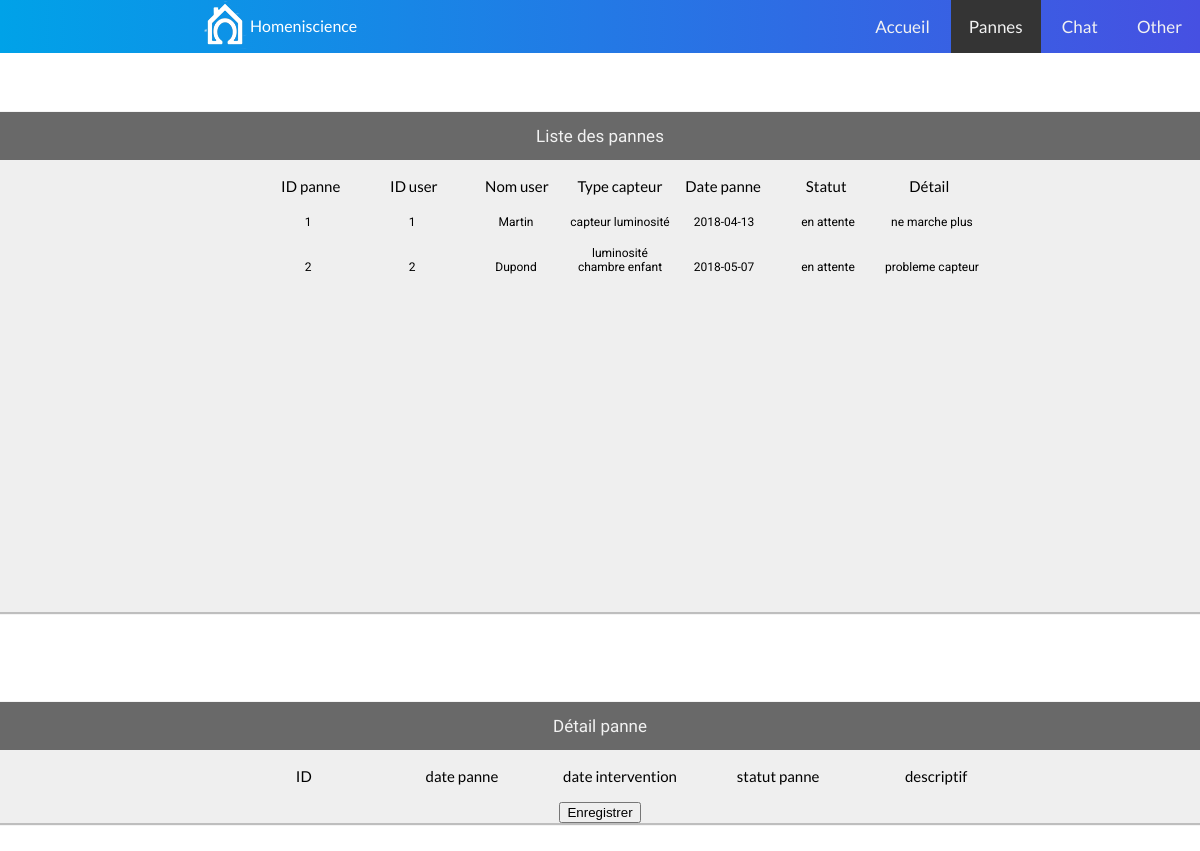
Before: /page/support/panne/index.php with the older database file.
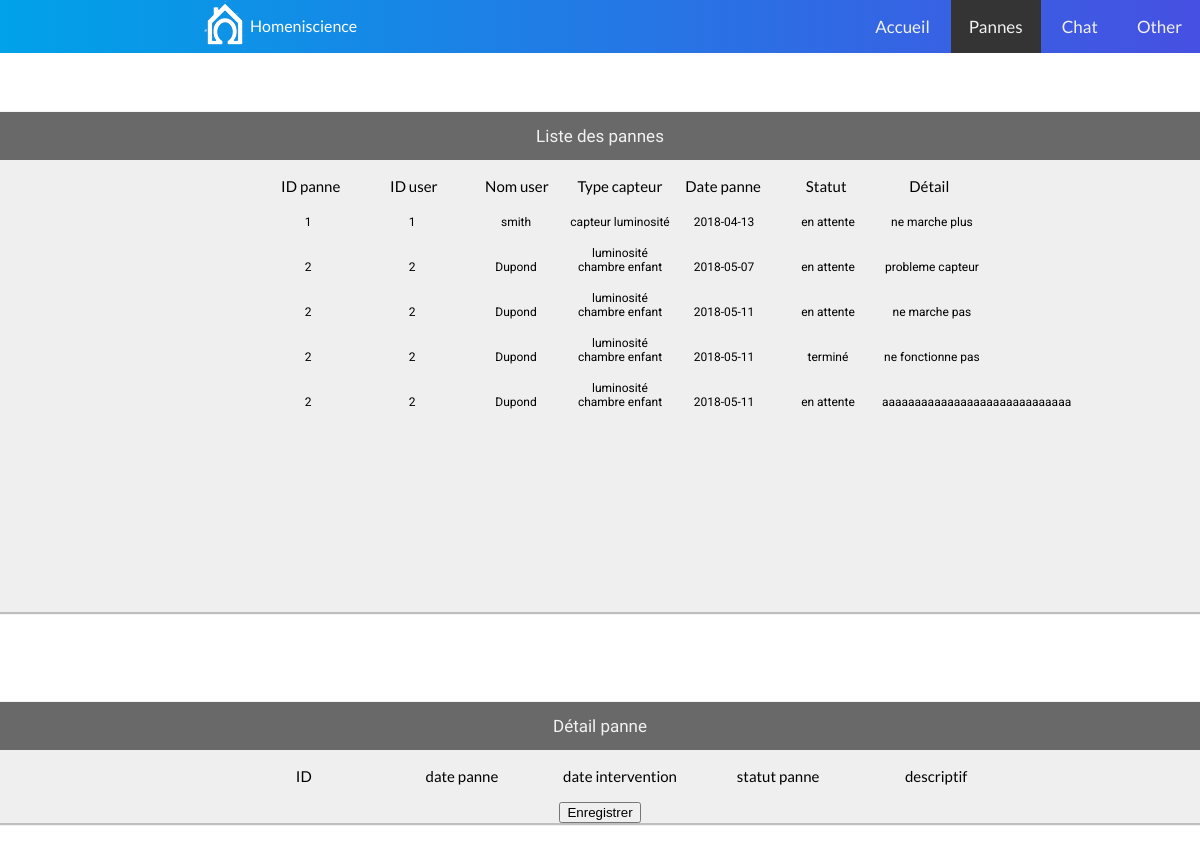
After: the same page with the newer database file.
### tables this page shows
CREATE TABLE `panne` (
  `ID` int(11) NOT NULL,
  `ID_equipement` int(11) NOT NULL,
  `ID_type_statut` int(11) NOT NULL,
  `date_panne` date NOT NULL,
  `date_intervention` date NOT NULL,
  `descriptif_panne` varchar(8000) NOT NULL
);

CREATE TABLE `utilisateur` (
  `ID` int(11) NOT NULL,
  `ID_domicile` int(11) NOT NULL,
  `email` varchar(50) NOT NULL,
  `mot_de_passe` varchar(60) NOT NULL,
  `nom` varchar(50) NOT NULL,
  `prenom` varchar(50) NOT NULL,
  `adresse` varchar(50) NOT NULL,
  `numero_fixe` varchar(50) NOT NULL,
  `numero_mobile` varchar(50) NOT NULL,
  `ID_type_utilisateur` int(11) NOT NULL,
  `ID_langue` int(11) NOT NULL,
  `image` varchar(50) NOT NULL,
  `ID_theme` int(11) NOT NULL,
  `ID_mode_paiement` int(11) NOT NULL
);

CREATE TABLE `domicile` (
  `ID` int(11) NOT NULL,
  `ID_utilisateur_principal` int(11) NOT NULL,
  `nom` varchar(50) NOT NULL,
  `nombre_pieces` int(11) NOT NULL,
  `superficie` int(11) NOT NULL,
  `ID_type_habitation` int(11) NOT NULL,
  `numero_habitation` char(5) NOT NULL,
  `rue` varchar(50) NOT NULL,
  `code_postal` char(5) NOT NULL,
  `pays` varchar(50) NOT NULL,
  `ID_confidentialite` int(11) NOT NULL,
  `ID_gestionnaire` int(11) NOT NULL,
  `consommation` int(11) NOT NULL
);

CREATE TABLE `equipement` (
  `ID` int(11) NOT NULL,
  `ID_piece` int(11) NOT NULL,
  `nom` varchar(50) NOT NULL,
  `ID_type_equipement` int(11) NOT NULL
);

CREATE TABLE `type_statut` (
  `ID` int(11) NOT NULL,
  `nom_type` varchar(50) NOT NULL
);

### page/support/panne/index.php (called while the page is built, shortened)
<?php
require('support_modele.php');
try {
  $reponse = afficherPannes();
  $detailsType = afficherTypes();
  require('support_vue.php');
}catch (Exception $e) {
  echo 'Erreur : '.$e->getMessage();
}
?>

### page/support/panne/support_modele.php (called while the page is built, shortened)
<?php
try {
  $bdd = new PDO('mysql:host=localhost;dbname=homeniscience;charset=utf8', 'root', '');
} catch (Exception $e) {
  die('Erreur : '.$e->getMessage());
}
function afficherPannes() {
  global $bdd;
  $reponse = $bdd->query('SELECT *,
    equipement.nom AS nom_equipement,
    utilisateur.nom AS nom_utilisateur
    FROM panne
    INNER JOIN type_statut ON panne.ID_type_statut = type_statut.ID
    INNER JOIN equipement ON panne.ID_equipement = equipement.ID
    INNER JOIN piece ON equipement.ID_piece = piece.ID
    INNER JOIN domicile ON piece.ID_domicile = domicile.ID
    INNER JOIN utilisateur on domicile.ID_utilisateur_principal = utilisateur.ID');
    return $reponse;
  }
    function afficherTypes() {
      global $bdd;
      $reponse = $bdd->query('SELECT * FROM type_statut');
      return $reponse;
    }
    ?>

### page/support/panne/support_vue.php (the view, shortened to what this page needs)
<!DOCTYPE html>
<html>
<head>
  <link rel="stylesheet" href="/homeniscience/page/support/panne/support.css">
</head>
<?php require('../header2.php'); ?>
<br>
<body>
  <div class="container">
    <div class="column">
      <article class="main">
        <a class="probleme">Liste des pannes</a>
        <ul class="liste">
          <li>ID panne</li>
          <li>ID user</li>
          <li>Nom user</li>
          <li>Type capteur</li>
          <li>Date panne</li>
          <li>Statut</li>
          <li>Détail</li>
        </ul>
        <?php
        while ($donnees = $reponse->fetch()) {
          echo '<a href="/homeniscience/page/support/panne/index/'.$donnees['ID'].'#detail">';
          echo '<ul class="listepanne">';
          echo '<li>'.$donnees['ID'].'</li> ';
          echo '<li>'.$donnees['ID_utilisateur_principal'].'</li> ';
          echo '<li>'.$donnees['nom_utilisateur'].'</li> ';
          echo '<li>'.$donnees['nom_equipement'].'</li> ';
          echo '<li>'.$donnees['date_panne'].'</li> ';
          echo '<li>'.$donnees['nom_type'].'</li> ';
          echo '<li>'.$donnees['descriptif_panne'].'</li> ';
          echo '</ul>';
          echo '</a>';
        }
        ?>
      </article>
    </div>
  </div>
  <div class="container">
    <div class="column">
      <article id="detail">
        <a class="probleme" href="#">Détail panne</a>
        <ul class="listeDetail">
          <li>ID</li>
          <li>date panne</li>
          <li>date intervention</li>
          <li>statut panne</li>
          <li>descriptif</li>
        </ul>
        <form class="" action="/homeniscience/page/support/panne/form_edit_pannes.php" method="post">
          <input type="submit" name="" value="Enregistrer">
        </form>
      </article>
    </div>
  </div>
</body>
</html>

Changed rows visible on the page:
changed through a linked row, panne "ne marche plus": utilisateur.nom "Martin" → "smith"
added panne: utilisateur.ID "2", domicile.ID_utilisateur_principal "2", utilisateur.nom "Dupond", ID_equipement.nom "luminosité chambre enfant", date_panne "2018-05-11", ID_type_statut.nom_type "en attente", descriptif_panne "ne marche pas"
added panne: utilisateur.ID "2", domicile.ID_utilisateur_principal "2", utilisateur.nom "Dupond", ID_equipement.nom "luminosité chambre enfant", date_panne "2018-05-11", ID_type_statut.nom_type "terminé", descriptif_panne "ne fonctionne pas"
added panne: utilisateur.ID "2", domicile.ID_utilisateur_principal "2", utilisateur.nom "Dupond", ID_equipement.nom "luminosité chambre enfant", date_panne "2018-05-11", ID_type_statut.nom_type "en attente", descriptif_panne "aaaaaaaaaaaaaaaaaaaaaaaaaaaaa"
